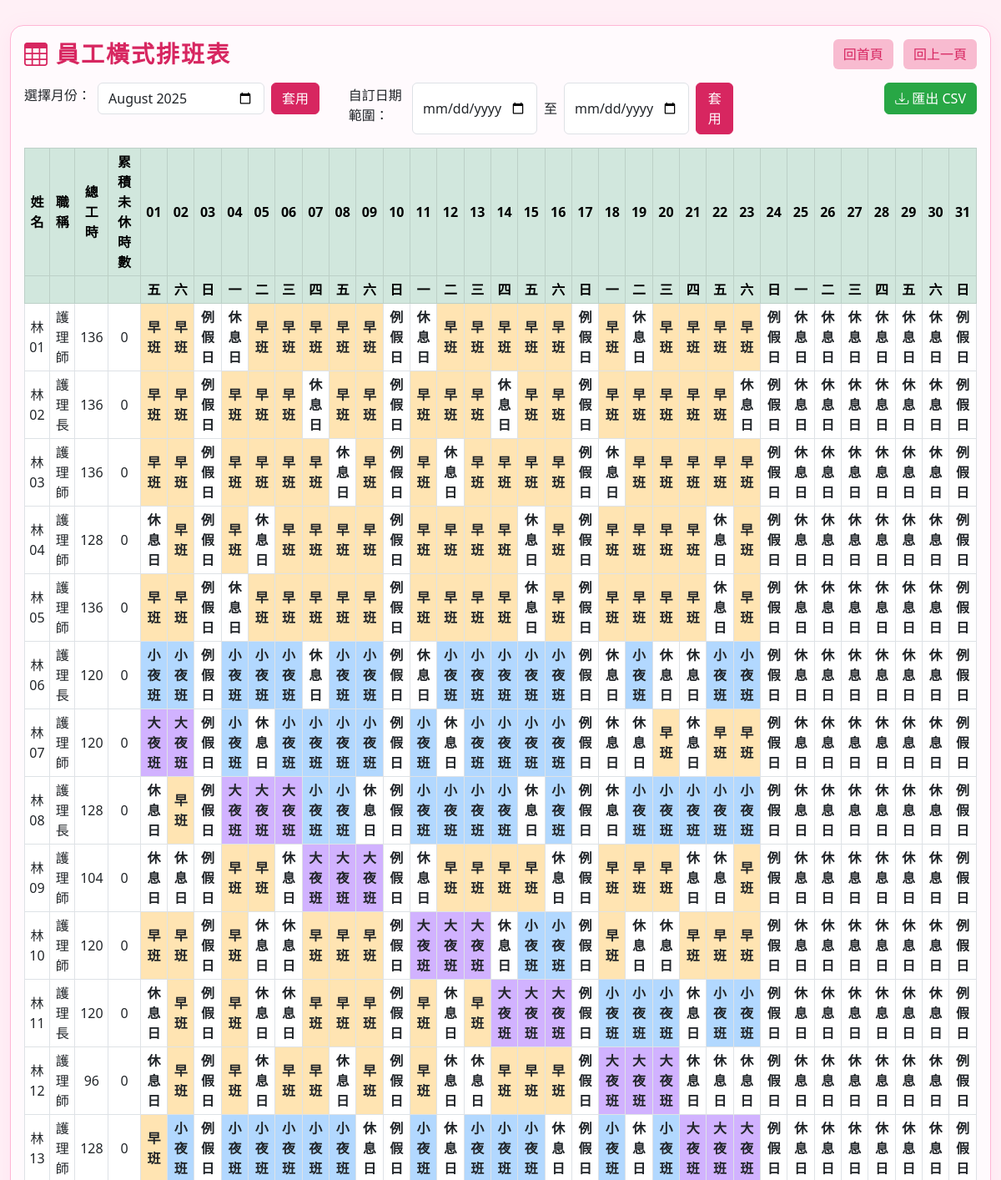
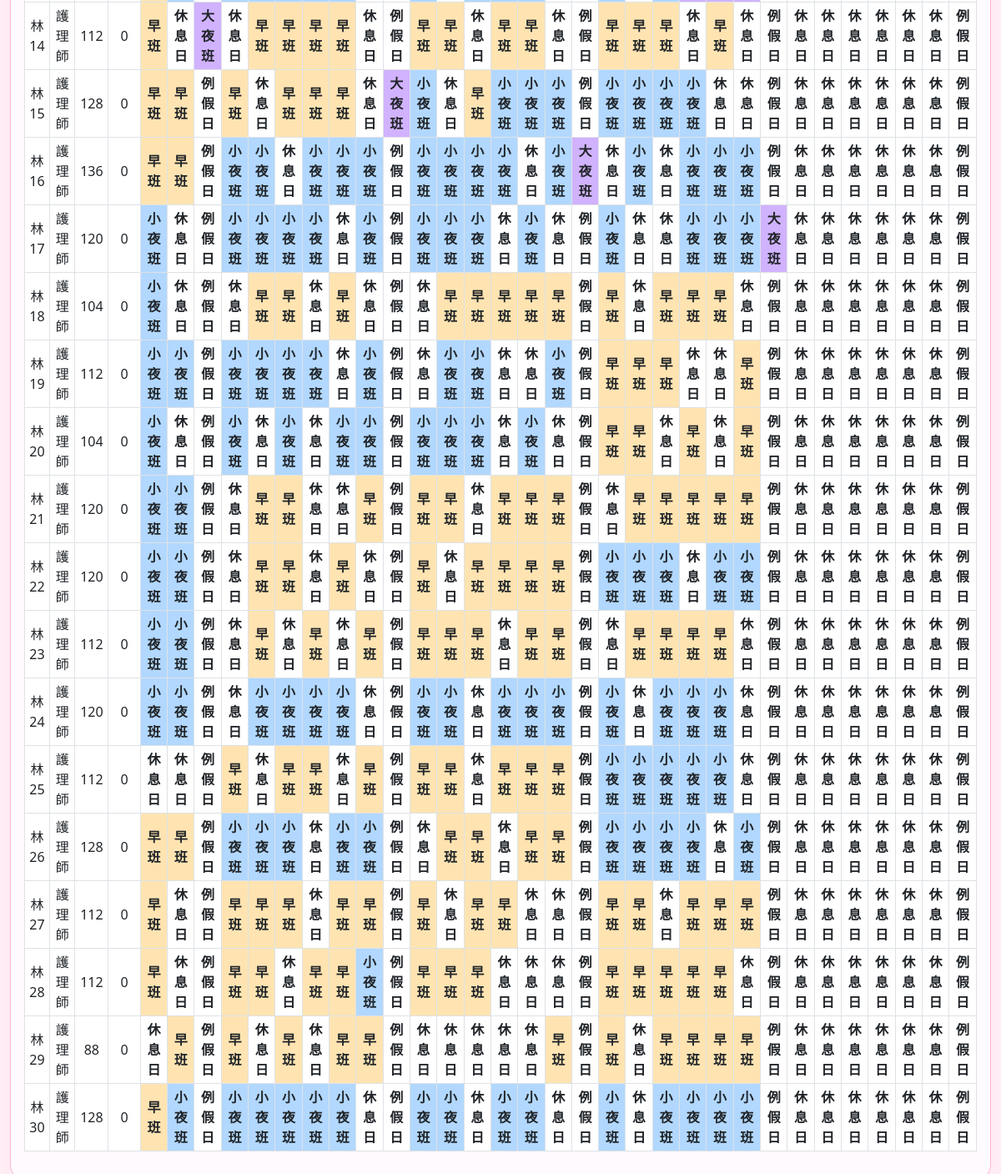
Screenshot of /staff_schedule_table (signed in) with the database file from the repository (2 pictures, top to bottom).
### tables this page shows
CREATE TABLE staff (staff_id TEXT PRIMARY KEY, name TEXT, title TEXT, ward TEXT);

CREATE TABLE shift (shift_id TEXT PRIMARY KEY, name TEXT, time TEXT, required_count INTEGER, ward TEXT);

### app.py (the view)
@app.route('/staff_schedule_table')
@login_required
def staff_schedule_table():
    today = datetime.today()
    month = request.args.get('month', today.strftime('%Y-%m'))
    start_date = request.args.get('start_date', '')
    end_date = request.args.get('end_date', '')
    if start_date and end_date:
        start_obj = datetime.strptime(start_date, '%Y-%m-%d')
        end_obj = datetime.strptime(end_date, '%Y-%m-%d')
        dates = []
        current_date = start_obj
        while current_date <= end_obj:
            dates.append(current_date.strftime('%Y-%m-%d'))
            current_date += timedelta(days=1)
        display_month = start_date[:7]  # 用起始日期的年月作為顯示
    else:
        year, mon = map(int, month.split('-'))
        days_in_month = monthrange(year, mon)[1]
        dates = [f"{year}-{mon:02d}-{day:02d}" for day in range(1, days_in_month+1)]
        display_month = month
    weekday_map = ['一', '二', '三', '四', '五', '六', '日']
    weekdays = [weekday_map[datetime.strptime(d, "%Y-%m-%d").weekday()] for d in dates]
    conn = get_db_connection()
    staff_list = conn.execute('SELECT staff_id, name, title FROM staff').fetchall()
    schedule = conn.execute('''
        SELECT schedule.date, schedule.staff_id, shift.name as shift_name
        FROM schedule
        JOIN shift ON schedule.shift_id = shift.shift_id
        WHERE schedule.date BETWEEN ? AND ?
    ''', (dates[0], dates[-1])).fetchall()
    conn.close()
    schedule_map = {}
    for row in schedule:
        schedule_map.setdefault(row['staff_id'], {})[row['date']] = row['shift_name']
    table = []
    for staff in staff_list:
        row = {
            'name': staff['name'],
            'title': staff['title'],
            'total_hours': 0,
            'leave_hours': 0,
            'shifts': []
        }
        for d in dates:
            shift = schedule_map.get(staff['staff_id'], {}).get(d, '')
            row['shifts'].append(shift)
            if shift:
                row['total_hours'] += 8
        table.append(row)
    return render_template('staff_schedule_table.html',
                         dates=dates,
                         weekdays=weekdays,
                         table=table,
                         month=display_month,
                         start_date=start_date,
                         end_date=end_date)

### app.py (called while the page is built)
def get_db_connection():
    conn = sqlite3.connect(os.path.join('data', 'staff.db'))
    conn.row_factory = sqlite3.Row
    return conn

def login_required(f):
    @wraps(f)
    def decorated_function(*args, **kwargs):
        if 'user_id' not in session:
            return redirect(url_for('login'))
        return f(*args, **kwargs)
    return decorated_function

### templates/staff_schedule_table.html (shortened to what this page needs)
<!DOCTYPE html>
<html lang="zh-Hant">
<head>
    <link rel="stylesheet" href="https://cdn.jsdelivr.net/npm/bootstrap@5.3.0/dist/css/bootstrap.min.css">
    <link rel="stylesheet" href="https://cdn.jsdelivr.net/npm/bootstrap-icons@1.10.0/font/bootstrap-icons.css">
</head>
<body>
<div class="container-fluid">
    <div class="card main-card">
        <div class="card-body">
            <div class="d-flex justify-content-between align-items-center mb-3">
                <h3 class="main-title mb-0"><i class="bi bi-table me-2"></i>員工橫式排班表</h3>
                <div>
                    <a href="/" class="btn btn-secondary me-2">回首頁</a>
                    <a href="javascript:history.back()" class="btn btn-secondary">回上一頁</a>
                </div>
            </div>
            <div class="row mb-3">
                <div class="col-md-4">
                    <form method="get" action="/staff_schedule_table" class="d-flex gap-2">
                        <label for="monthPicker" class="form-label align-self-center">選擇月份：</label>
                        <input type="month" id="monthPicker" name="month" value="{{ month }}" class="form-control" style="max-width:200px;">
                        <button type="submit" class="btn btn-primary">套用</button>
                    </form>
                </div>
                <div class="col-md-5">
                    <form method="get" action="/staff_schedule_table" class="d-flex gap-2">
                        <label class="form-label align-self-center">自訂日期範圍：</label>
                        <input type="date" name="start_date" value="{{ start_date }}" class="form-control" style="max-width:150px;">
                        <span class="align-self-center">至</span>
                        <input type="date" name="end_date" value="{{ end_date }}" class="form-control" style="max-width:150px;">
                        <button type="submit" class="btn btn-primary">套用</button>
                    </form>
                </div>
                <div class="col-md-3 text-end">
                    <button type="button" class="btn btn-success" data-bs-toggle="modal" data-bs-target="#exportModal">
                        <i class="bi bi-download me-1"></i>匯出 CSV
                    </button>
                </div>
            </div>
            <table class="table table-bordered table-sm align-middle">
                <thead class="table-success">
                    <tr>
                        <th>姓名</th>
                        <th>職稱</th>
                        <th>總工時</th>
                        <th>累積未休時數</th>
                        {% for d in dates %}
                            <th>{{ d[8:] }}</th>
                        {% endfor %}
                    </tr>
                    <tr>
                        <th></th>
                        <th></th>
                        <th></th>
                        <th></th>
                        {% for wd in weekdays %}
                            <th>{{ wd }}</th>
                        {% endfor %}
                    </tr>
                </thead>
                <tbody>
                    {% for row in table %}
                    <tr>
                        <td>{{ row.name }}</td>
                        <td>{{ row.title }}</td>
                        <td>{{ row.total_hours }}</td>
                        <td>{{ row.leave_hours }}</td>
                        {% for shift in row.shifts %}
                            <td class="shift-cell
                                {% if shift == '早班' %} shift-morning
                                {% elif shift == '小夜班' %} shift-evening
                                {% elif shift == '大夜班' %} shift-night
                                {% elif not shift and loop.index0 is not none and weekdays[loop.index0] == '日' %} shift-holiday
                                {% elif not shift and loop.index0 is not none and weekdays[loop.index0] == '六' %} shift-rest
                                {% elif not shift %} shift-rest
                                {% endif %}">
                                {% if shift %}
                                    {{ shift }}
                                {% elif weekdays[loop.index0] == '日' %}
                                    例假日
                                {% elif weekdays[loop.index0] == '六' %}
                                    休息日
                                {% else %}
                                    休息日
                                {% endif %}
                            </td>
                        {% endfor %}
                    </tr>
                    {% endfor %}
                </tbody>
            </table>
        </div>
    </div>
</div>
</body>
</html>

### templates/staff_schedule_table.html (style rules this page uses)
body { background: #fff0f6; }
.main-card { max-width: 98vw; margin: 30px auto; border-radius: 16px; box-shadow: 0 4px 24px rgba(255, 128, 192, 0.10); border: 1.5px solid #ffb6d5; background: #fffafd; }
.main-title { color: #d72660; font-weight: bold; letter-spacing: 2px; }
th, td { text-align: center; vertical-align: middle; }
.shift-cell { font-weight: bold; }
.shift-morning { background-color: #ffe4b2 !important; }
.shift-evening { background-color: #b2d8ff !important; }
.shift-night { background-color: #d1b2ff !important; }
.btn-secondary { background: #f8bbd0; color: #d72660; border: none; }
.btn-primary { background: #d72660; border-color: #d72660; }
.btn-success { background: #28a745; border-color: #28a745; }
.shift-holiday { background: #ffe0e0; color: #d72660; font-weight: bold; }
.shift-rest { background: #e0f7fa; color: #00796b; font-weight: bold; }

### rows the page displays
staff: name "林01", title "護理師", total_hours "136", leave_hours "0"
shift: name "早班"
staff: name "林02", title "護理長", total_hours "136", leave_hours "0"
staff: name "林03", title "護理師", total_hours "136", leave_hours "0"
staff: name "林04", title "護理師", total_hours "128", leave_hours "0"
staff: name "林05", title "護理師", total_hours "136", leave_hours "0"
staff: name "林06", title "護理長", total_hours "120", leave_hours "0"
shift: name "小夜班"
staff: name "林07", title "護理師", total_hours "120", leave_hours "0"
shift: name "大夜班"
shift: name "早班"
staff: name "林08", title "護理長", total_hours "128", leave_hours "0"
staff: name "林09", title "護理師", total_hours "104", leave_hours "0"
staff: name "林10", title "護理師", total_hours "120", leave_hours "0"
staff: name "林11", title "護理長", total_hours "120", leave_hours "0"
staff: name "林12", title "護理師", total_hours "96", leave_hours "0"
staff: name "林13", title "護理師", total_hours "128", leave_hours "0"
staff: name "林14", title "護理師", total_hours "112", leave_hours "0"
staff: name "林15", title "護理師", total_hours "128", leave_hours "0"
staff: name "林16", title "護理師", total_hours "136", leave_hours "0"
staff: name "林17", title "護理師", total_hours "120", leave_hours "0"
staff: name "林18", title "護理師", total_hours "104", leave_hours "0"
staff: name "林19", title "護理師", total_hours "112", leave_hours "0"
staff: name "林20", title "護理師", total_hours "104", leave_hours "0"
staff: name "林21", title "護理師", total_hours "120", leave_hours "0"
staff: name "林22", title "護理師", total_hours "120", leave_hours "0"
staff: name "林23", title "護理師", total_hours "112", leave_hours "0"
staff: name "林24", title "護理師", total_hours "120", leave_hours "0"
staff: name "林25", title "護理師", total_hours "112", leave_hours "0"
staff: name "林26", title "護理師", total_hours "128", leave_hours "0"
staff: name "林27", title "護理師", total_hours "112", leave_hours "0"
staff: name "林28", title "護理師", total_hours "112", leave_hours "0"
staff: name "林29", title "護理師", total_hours "88", leave_hours "0"
staff: name "林30", title "護理師", total_hours "128", leave_hours "0"

### other values shown
{{ d[8:] }} "01" "02" "03" "04" "05" "06" "07" "08" "09" "10" "11" "12" "13" "14" "15" "16" "17" "18" "19" "20" "21" "22" "23" "24" "25" "26" "27" "28" "29" "30" "31"
{{ wd }} "五" "六" "日" "一" "二" "三" "四" "五" "六" "日" "一" "二" "三" "四" "五" "六" "日" "一" "二" "三" "四" "五" "六" "日" "一" "二" "三" "四" "五" "六" "日"
